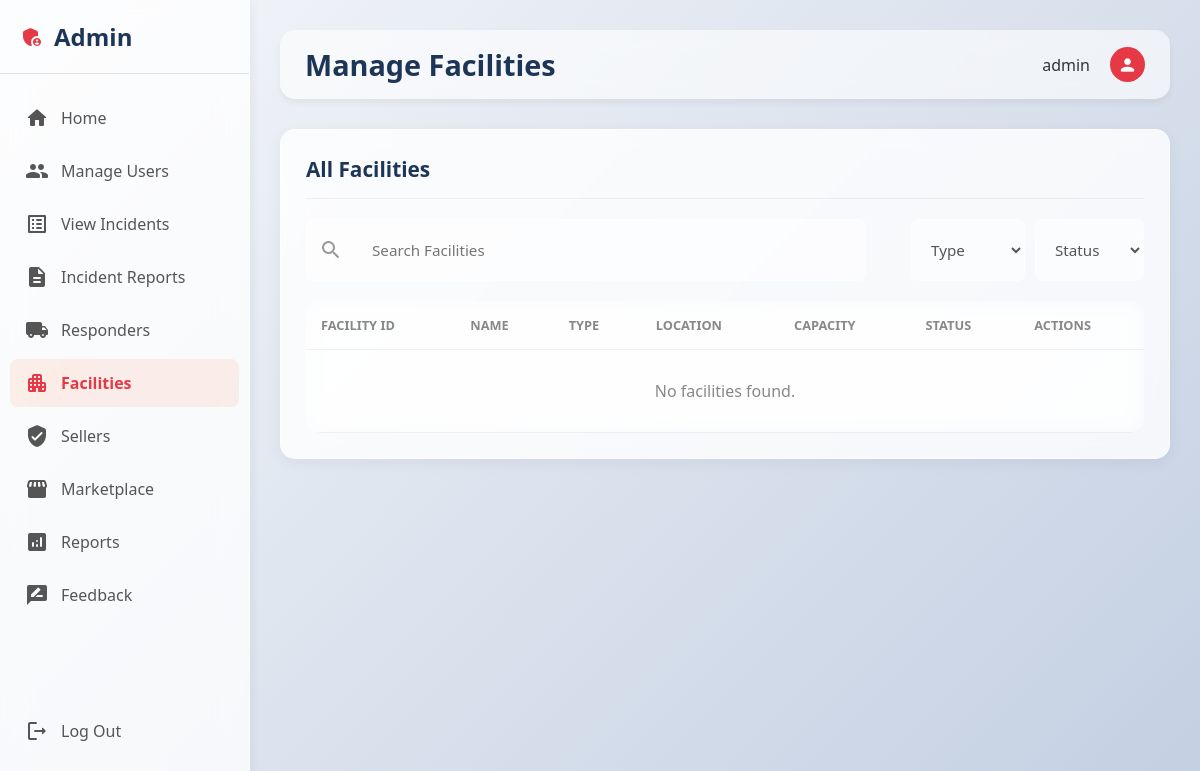
/manage-facilities/ (signed in), run on an earlier commit of the app's database.
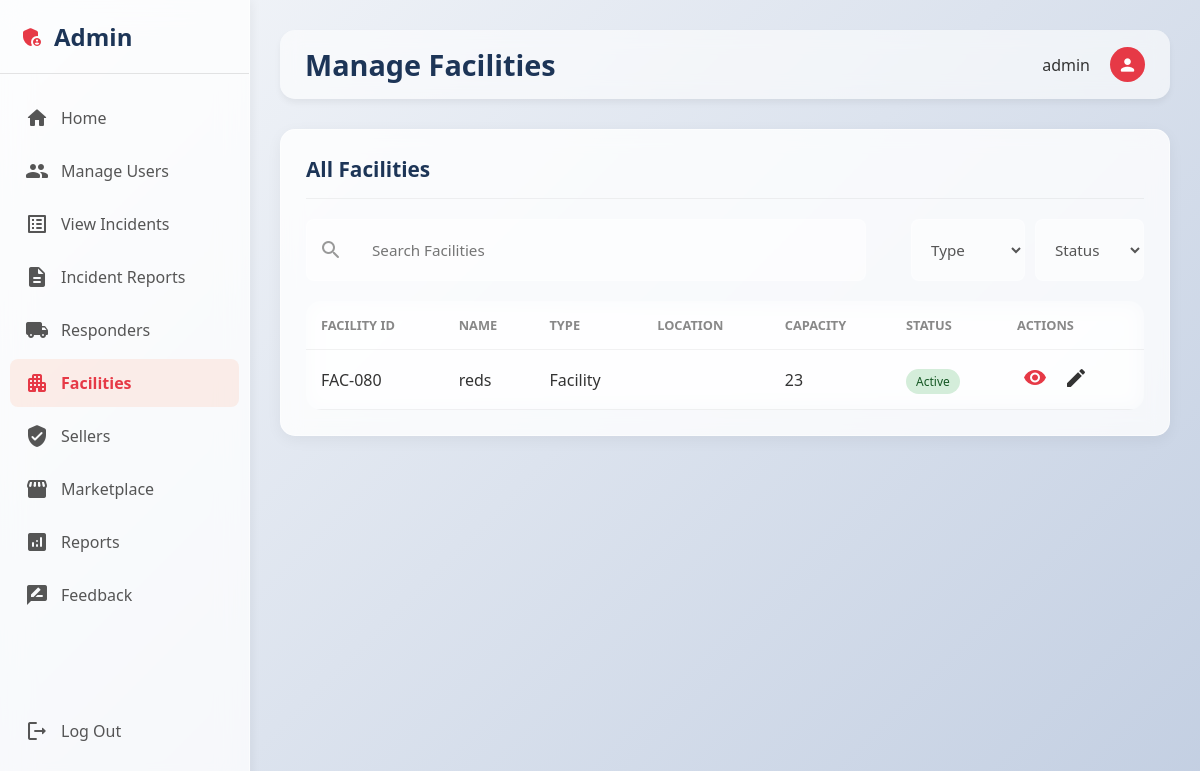
And on a later commit of the database.
### aid_app/models.py (models this page shows, shortened)
class UserProfile(models.Model):
    ROLE_CHOICES = [
        ('user', 'User'),
        ('seller', 'Seller'),
        ('facility', 'Facility'),
        ('responder', 'Responder'),
    ]
    GENDER_CHOICES = [
        ('male', 'Male'),
        ('female', 'Female'),
        ('other', 'Other'),
    ]
    user = models.OneToOneField(User, on_delete=models.CASCADE, related_name='profile')
    role = models.CharField(max_length=20, choices=ROLE_CHOICES, default='user')
    gender = models.CharField(max_length=10, choices=GENDER_CHOICES, blank=True, null=True)
    phone = models.CharField(max_length=20, blank=True, null=True)
    address = models.TextField(blank=True, null=True)
    city = models.CharField(max_length=100, blank=True, null=True)
    state = models.CharField(max_length=100, blank=True, null=True)
    postal_code = models.CharField(max_length=20, blank=True, null=True)
    country = models.CharField(max_length=100, blank=True, null=True)
    shipping_address = models.TextField(blank=True, null=True)
    emergency_contacts = models.TextField(blank=True, null=True, help_text="Emergency contact details")
    emergency_contact = models.CharField(max_length=100, blank=True, null=True)
    emergency_phone = models.CharField(max_length=20, blank=True, null=True)
    blood_type = models.CharField(max_length=10, blank=True, null=True)
    allergies = models.TextField(blank=True, null=True)
    created_at = models.DateTimeField(auto_now_add=True)
    updated_at = models.DateTimeField(auto_now=True)

class Facility(models.Model):
    STATUS_CHOICES = [
        ('active', 'Active'),
        ('maintenance', 'Maintenance'),
        ('closed', 'Closed'),
    ]
    user = models.OneToOneField(User, on_delete=models.CASCADE, related_name='facility_profile')
    facility_name = models.CharField(max_length=200)
    address = models.CharField(max_length=255)
    contact_number = models.CharField(max_length=20)
    available_kits = models.PositiveIntegerField(default=0)
    capacity = models.PositiveIntegerField(default=0)
    status = models.CharField(max_length=20, choices=STATUS_CHOICES, default='active')
    created_at = models.DateTimeField(auto_now_add=True)
    updated_at = models.DateTimeField(auto_now=True)

### aid_app/views.py (the view)
# urls.py: path('manage-facilities/', views.manage_facilities_view, name='manage_facilities'),
def manage_facilities_view(request):
    if not request.user.is_authenticated:
        messages.error(request, 'Please login to access this page.')
        return redirect('aid_app:login')
    if not request.user.is_staff and not request.user.is_superuser:
        messages.error(request, 'You do not have permission to access this page.')
        return redirect('aid_app:dashboard')
    total_facilities = UserProfile.objects.filter(role='facility').count()
    operational_facilities = User.objects.filter(profile__role='facility', is_active=True).count()
    facilities = UserProfile.objects.filter(role='facility').select_related('user')
    for f_profile in facilities:
        try:
            f_profile.real_facility = f_profile.user.facility_profile
        except Facility.DoesNotExist:
            f_profile.real_facility = None
    context = {
        'total_facilities': total_facilities,
        'operational_facilities': operational_facilities,
        'capacity_utilization': 78, # Placeholder
        'facilities': facilities,
        'user': request.user,
    }
    return render(request, 'admin/manage_facilities.html', context)

### aid_app/context_processors.py (called while the page is built)
def get_profile_icon(gender, role):
    if gender == 'male':
        return 'man'
    elif gender == 'female':
        return 'woman'
    elif role == 'admin':
        return 'admin_panel_settings'
    elif role == 'seller':
        return 'store'
    elif role == 'responder':
        return 'emergency'
    elif role == 'facility':
        return 'local_hospital'
    else:
        return 'person'

### aid_app/templates/admin/manage_facilities.html (shortened to what the changed rows need)
{% extends 'admin/base_admin.html' %}
{% load static %}
{% block page_title %}Manage Facilities{% endblock %}
{% block admin_css %}
<link rel="stylesheet" href="{% static 'css/admin/manage_facilities.css' %}">
{% endblock %}
{% block admin_content %}
<div class="glass-card">
    <div class="card-header-row">
        <h2 class="card-title">All Facilities</h2>
    </div>
    <div class="table-container">
        <table class="data-table">
            <thead>
                <tr>
                    <th>Facility ID</th>
                    <th>Name</th>
                    <th>Type</th>
                    <th>Location</th>
                    <th>Capacity</th>
                    <th>Status</th>
                    <th>Actions</th>
                </tr>
            </thead>
            <tbody>
                {% for facility in facilities %}
                <tr>
                    <td>FAC-{{ facility.id|stringformat:"03d" }}</td>
                    <td style="font-weight: 500;">
                        {% if facility.real_facility %}
                        {{ facility.real_facility.facility_name }}
                        {% else %}
                        {{ facility.user.get_full_name|default:facility.user.username }}
                        {% endif %}
                    </td>
                    <td>{{ facility.role|title }}</td>
                    <td>
                    </td>
                    <td>
                        {% if facility.real_facility %}
                        {{ facility.real_facility.capacity }}
                        {% else %}
                        —
                        {% endif %}
                    </td>
                    <td>
                        {% if facility.real_facility %}
                        <span class="badge badge-{{ facility.real_facility.status }}">
                            {{ facility.real_facility.get_status_display }}
                        </span>
                        {% else %}
                        {% if facility.user.is_active %}
                        <span class="badge badge-active">Active</span>
                        {% else %}
                        <span class="badge badge-inactive">Inactive</span>
                        {% endif %}
                        {% endif %}
                    </td>
                    <td>
                        <div class="action-buttons">
                            <button class="btn-icon view-btn" onclick="openViewModal(this)"
                                data-id="FAC-{{ facility.id|stringformat:'03d' }}"
                                data-name="{% if facility.real_facility %}{{ facility.real_facility.facility_name }}{% else %}{{ facility.user.get_full_name|default:facility.user.username }}{% endif %}"
                                data-type="Facility"
                                data-address="{% if facility.real_facility %}{{ facility.real_facility.address }}{% else %}{{ facility.address }}{% endif %}"
                                data-status="{% if facility.real_facility %}{{ facility.real_facility.get_status_display }}{% else %}{% if facility.user.is_active %}Active{% else %}Inactive{% endif %}{% endif %}"
                                style="background:none; border:none; color:var(--primary-color); cursor:pointer;">
                                <span class="material-icons-round">visibility</span>
                            </button>
                            <button class="btn-icon edit-btn" onclick="openEditModal(this)"
                                data-profile-id="{{ facility.id }}" data-id="FAC-{{ facility.id|stringformat:'03d' }}"
                                data-name="{% if facility.real_facility %}{{ facility.real_facility.facility_name }}{% else %}{{ facility.user.get_full_name|default:facility.user.username }}{% endif %}"
                                data-address="{% if facility.real_facility %}{{ facility.real_facility.address }}{% else %}{{ facility.address }}{% endif %}"
                                data-capacity="{% if facility.real_facility %}{{ facility.real_facility.capacity }}{% else %}0{% endif %}"
                                data-status="{% if facility.real_facility %}{{ facility.real_facility.status }}{% else %}{% if facility.user.is_active %}active{% else %}inactive{% endif %}{% endif %}"
                                style="background:none; border:none; color:var(--warning-color); cursor:pointer;">
                                <span class="material-icons-round">edit</span>
                            </button>
                        </div>
                    </td>
                </tr>
                {% empty %}
                <tr>
                    <td colspan="7" style="text-align: center; padding: 30px; color: #888;">No facilities found.</td>
                </tr>
                {% endfor %}
            </tbody>
        </table>
    </div>
</div>
{% endblock %}

What changed in the data, as far as the page shows it:
added UserProfile: id "080", real_facility.facility_name "reds", role "Facility", real_facility.capacity "23", real_facility.status "Active"
Also different on the page:
text no longer shown: "No facilities found."
